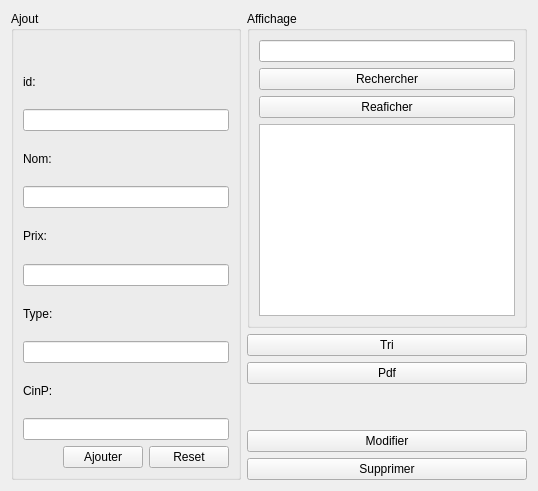
                <widget class="QWidget" name="tab_9">
                 <attribute name="title">
                  <string>Commande</string>
                 </attribute>
                 <layout class="QHBoxLayout" name="horizontalLayout_33">
                  <item>
                   <layout class="QVBoxLayout" name="verticalLayout_46">
                    <item>
                     <widget class="QGroupBox" name="groupBox_21">
                      <property name="title">
                       <string>Ajout</string>
                      </property>
                      <layout class="QVBoxLayout" name="verticalLayout_47">
                       <item>
                        <layout class="QVBoxLayout" name="verticalLayout_48">
                         <item>
                          <spacer name="horizontalSpacer_19">
                           <property name="orientation">
                            <enum>Qt::Horizontal</enum>
                           </property>
                           <property name="sizeHint" stdset="0">
                            <size>
                             <width>40</width>
                             <height>20</height>
                            </size>
                           </property>
                          </spacer>
                         </item>
                         <item>
                          <widget class="QLabel" name="label_108">
                           <property name="text">
                            <string>id:</string>
                           </property>
                          </widget>
                         </item>
                         <item>
                          <widget class="QLineEdit" name="lineEdit_id2"/>
                         </item>
                         <item>
                          <widget class="QLabel" name="label_109">
                           <property name="text">
                            <string>Nom:</string>
                           </property>
                          </widget>
                         </item>
                         <item>
                          <widget class="QLineEdit" name="lineEdit_nom2"/>
                         </item>
                         <item>
                          <widget class="QLabel" name="label_110">
                           <property name="text">
                            <string>Prix:</string>
                           </property>
                          </widget>
                         </item>
                         <item>
                          <widget class="QLineEdit" name="lineEdit_prix"/>
                         </item>
                         <item>
                          <widget class="QLabel" name="label_111">
                           <property name="text">
                            <string>Type:</string>
                           </property>
                          </widget>
                         </item>
                         <item>
                          <widget class="QLineEdit" name="lineEdit_type"/>
                         </item>
                         <item>
                          <widget class="QLabel" name="label_112">
                           <property name="text">
                            <string>CinP:</string>
                           </property>
                          </widget>
                         </item>
                         <item>
                          <widget class="QLineEdit" name="lineEdit_cinp"/>
                         </item>
                        </layout>
                       </item>
                       <item>
                        <layout class="QHBoxLayout" name="horizontalLayout_34">
                         <item>
                          <spacer name="horizontalSpacer_20">
                           <property name="orientation">
                            <enum>Qt::Horizontal</enum>
                           </property>
                           <property name="sizeHint" stdset="0">
                            <size>
                             <width>40</width>
                             <height>20</height>
                            </size>
                           </property>
                          </spacer>
                         </item>
                         <item>
                          <widget class="QPushButton" name="pb_ajouter2">
                           <property name="text">
                            <string>Ajouter</string>
                           </property>
                          </widget>
                         </item>
                         <item>
                          <widget class="QPushButton" name="resetCommande">
                           <property name="text">
                            <string>Reset</string>
                           </property>
                          </widget>
                         </item>
                        </layout>
                       </item>
                      </layout>
                     </widget>
                    </item>
                   </layout>
                  </item>
                  <item>
                   <layout class="QVBoxLayout" name="verticalLayout_49">
                    <item>
                     <layout class="QHBoxLayout" name="horizontalLayout_36"/>
                    </item>
                    <item>
                     <widget class="QGroupBox" name="groupBox_22">
                      <property name="title">
                       <string>Affichage</string>
                      </property>
                      <layout class="QVBoxLayout" name="verticalLayout_50">
                       <item>
                        <widget class="QLineEdit" name="lineEditrech2"/>
                       </item>
                       <item>
                        <widget class="QPushButton" name="pb_rechercher2">
                         <property name="text">
                          <string>Rechercher</string>
                         </property>
                        </widget>
                       </item>
                       <item>
                        <widget class="QPushButton" name="reaficherCommande">
                         <property name="text">
                          <string>Reaficher</string>
                         </property>
                        </widget>
                       </item>
                       <item>
                        <widget class="QTableView" name="tabcommande_2"/>
                       </item>
                      </layout>
                     </widget>
                    </item>
                    <item>
                     <widget class="QPushButton" name="pb_tri2">
                      <property name="text">
                       <string>Tri</string>
                      </property>
                     </widget>
                    </item>
                    <item>
                     <widget class="QPushButton" name="imprimer">
                      <property name="text">
                       <string>Pdf</string>
                      </property>
                     </widget>
                    </item>
                    <item>
                     <spacer name="verticalSpacer_50">
                      <property name="orientation">
                       <enum>Qt::Vertical</enum>
                      </property>
                      <property name="sizeHint" stdset="0">
                       <size>
                        <width>20</width>
                        <height>40</height>
                       </size>
                      </property>
                     </spacer>
                    </item>
                    <item>
                     <widget class="QPushButton" name="pb_modifier2">
                      <property name="text">
                       <string>Modifier</string>
                      </property>
                      <property name="checkable">
                       <bool>true</bool>
                      </property>
                     </widget>
                    </item>
                    <item>
                     <widget class="QPushButton" name="pb_supprimer2">
                      <property name="text">
                       <string>Supprimer</string>
                      </property>
                     </widget>
                    </item>
                    <item>
                     <layout class="QVBoxLayout" name="verticalLayout_51"/>
                    </item>
                   </layout>
                  </item>
                 </layout>
                </widget>
